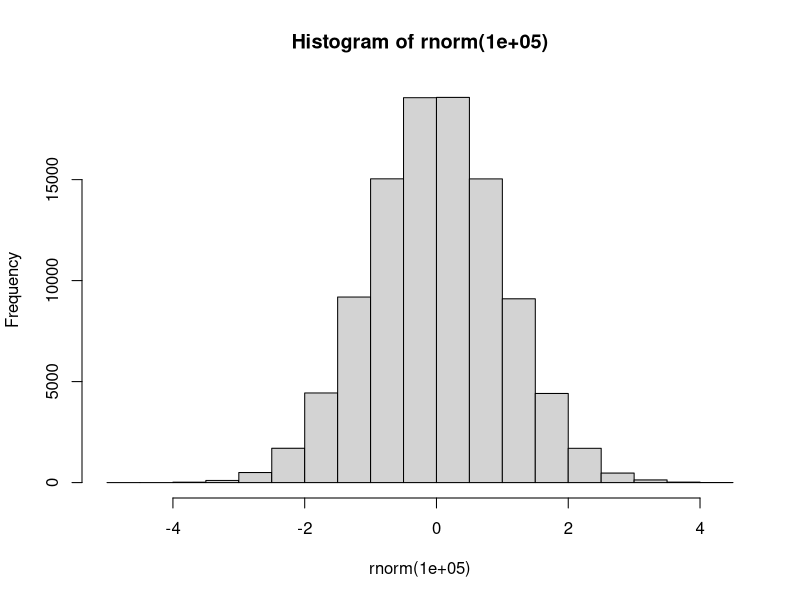
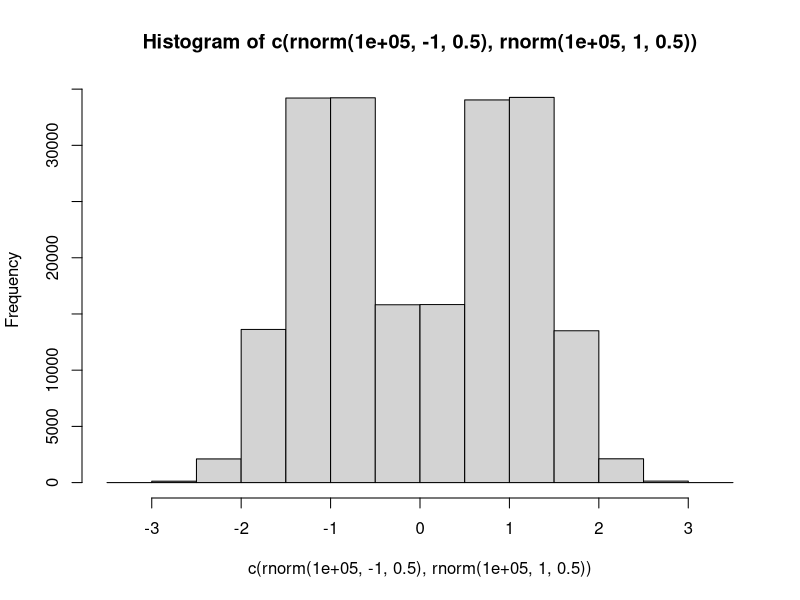

R code for these plots, in order:
sd(runif(1000000, min = -2, max = 2))
# 1.26

sd(rnorm(10000000))
hist(rnorm(100000))
# 1.00

sd(c(rnorm(10000000, -1, 0.5), rnorm(10000000, 1, 0.5)))
hist(c(rnorm(100000, -1, 0.5), rnorm(100000, 1, 0.5)))
# 1.12

mean(abs(c(rnorm(100000, -1, 0.5), rnorm(100000, 1, 0.5))) > 2)
mean(abs(c(rnorm(1000000))) > 2)

calculate_bandwidth <- function(n, sd, h){
  bw <- (h* sd )/ n^0.2
  return(bw)
}

calculate_bandwidth(300, c(1.00,1.12,1.26), 3)
calculate_bandwidth(300, c(1.00,1.12,1.26), 2)
calculate_bandwidth(500, c(1.00,1.12,1.26), 2)
calculate_bandwidth(1000, c(1.00,1.12,1.26), 2)
calculate_bandwidth(1000, c(1.00,1.12,1.26), 1.1)
(3:12)/10
